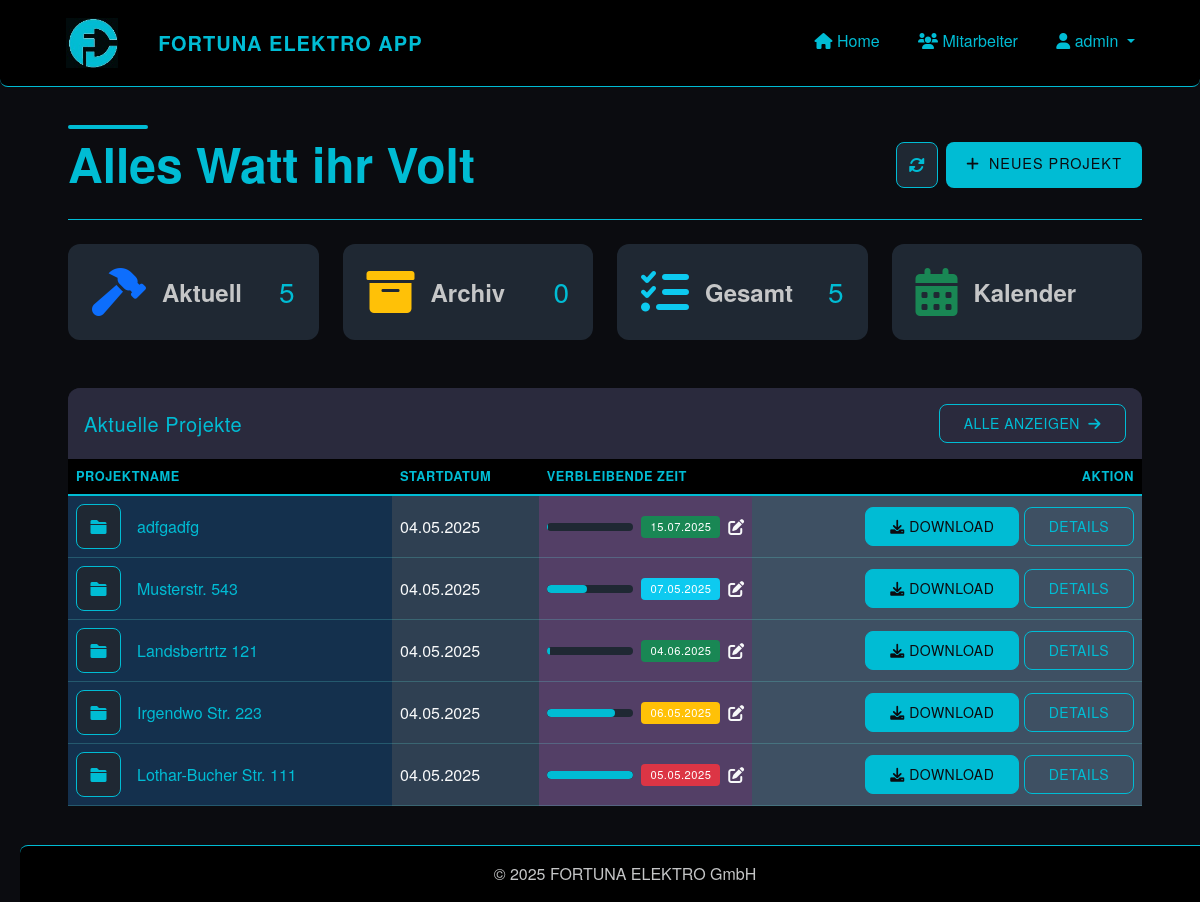
Page / (signed in) on the earlier database version.
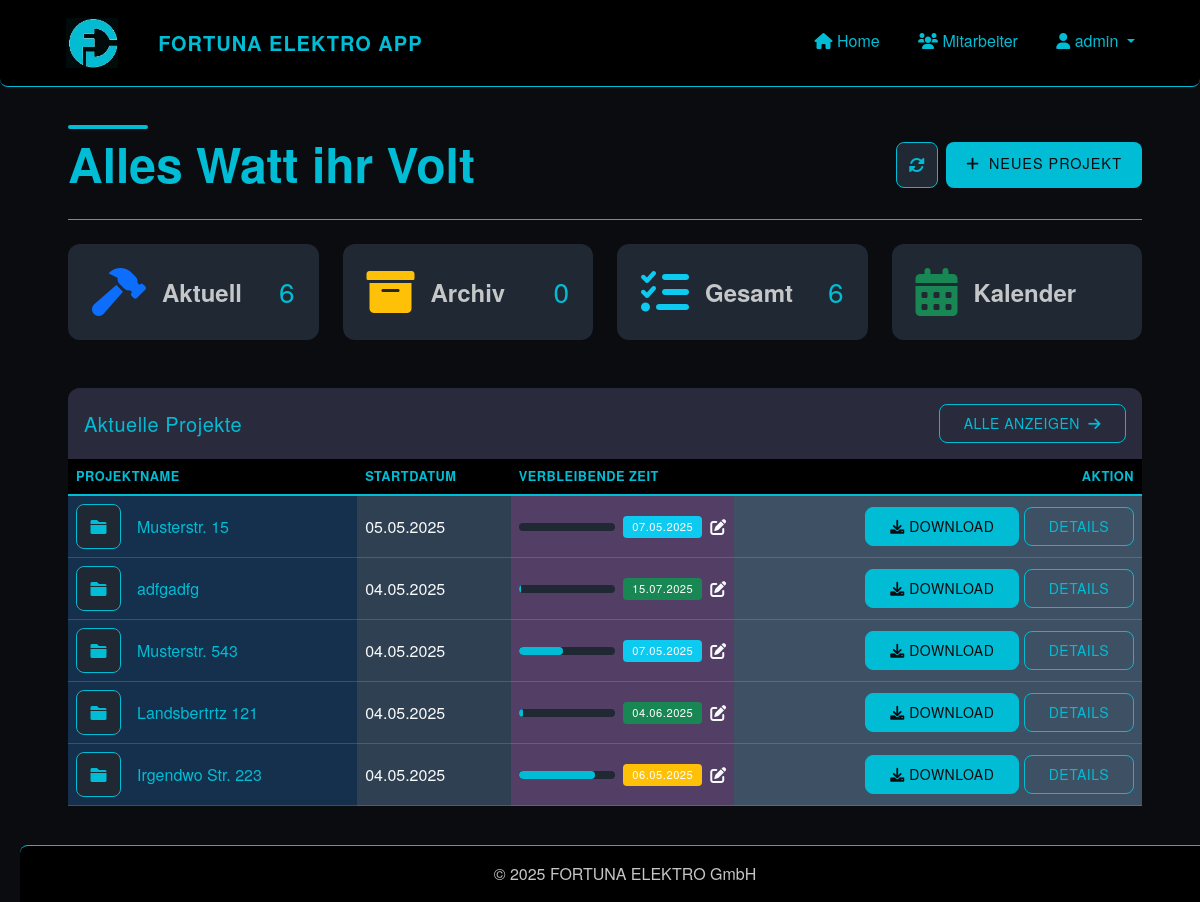
Same page on the later database version.
### app/models/user.py (models this page shows, shortened)
class User(UserMixin, db.Model):
    id = db.Column(db.Integer, primary_key=True)
    username = db.Column(db.String(64), unique=True, nullable=False)
    password_hash = db.Column(db.String(128), nullable=False)
    role = db.Column(db.String(20), nullable=False, default='installateur')  # 'admin' oder 'installateur'
    is_active = db.Column(db.Boolean, default=True)
    created_at = db.Column(db.DateTime, default=datetime.utcnow)
    projects = db.relationship('Project', backref='creator', lazy='dynamic')
    files = db.relationship('File', backref='uploader', lazy='dynamic')
    timesheets = db.relationship('Timesheet', backref='employee', lazy='dynamic')
    def is_admin(self):
        return self.role == 'admin'

### app/models/project.py (models this page shows, shortened)
class Project(db.Model):
    id = db.Column(db.Integer, primary_key=True)
    name = db.Column(db.String(128), nullable=False)  # Adresse als Projektname
    description = db.Column(db.Text)
    start_date = db.Column(db.DateTime, default=datetime.utcnow)
    end_date = db.Column(db.DateTime)
    status = db.Column(db.String(20), default='in_bearbeitung')  # 'in_bearbeitung', 'abgeschlossen', 'archiviert'
    creator_id = db.Column(db.Integer, db.ForeignKey('user.id'))
    files = db.relationship('File', backref='project', lazy='dynamic', cascade='all, delete-orphan')
    timesheets = db.relationship('Timesheet', backref='project', lazy='dynamic', cascade='all, delete-orphan')
    def get_progress_percentage(self):
        if not self.end_date or not self.start_date:
            return 0
        now = datetime.now()
        if now < self.start_date:
            return 0
        if now > self.end_date:
            return 100
        total_duration = (self.end_date - self.start_date).total_seconds()
        elapsed_time = (now - self.start_date).total_seconds()
        if total_duration == 0:
            return 100
        progress = (elapsed_time / total_duration) * 100
        return min(round(progress), 100)  # Ensure we don't exceed 100%
    def get_remaining_hours(self):
        if not self.end_date:
            return None
        now = datetime.now()
        time_diff = self.end_date - now
        total_hours = int(time_diff.total_seconds() / 3600)
        if total_hours < 0:
            return 0
        return total_hours

### app/routes/dashboard.py (the view)
@dashboard.route('/')
@login_required
def index():
    in_progress = Project.query.filter_by(status='in_bearbeitung').order_by(Project.start_date.desc()).all()
    archived = Project.query.filter_by(status='archiviert').order_by(Project.start_date.desc()).all()
    now = datetime.now()
    return render_template(
        'dashboard/index.html',
        title='Dashboard',
        in_progress=in_progress,
        archived=archived,
        now=now  # Add this line to pass the current datetime
    )

### app/templates/dashboard/index.html (shortened to what this page needs)
{% extends "base.html" %}
{% block content %}
<div class="container-fluid py-4">
    <div class="d-flex flex-column flex-md-row justify-content-between align-items-start align-items-md-center mb-4 gap-3">
        <div class="position-relative">
            <div class="dashboard-heading-decoration"></div>
            <h4 class="fw-bold mb-1 display-5 position-relative">Alles Watt ihr Volt</h4>
        </div>
        <div class="d-flex">
            <a href="{{ url_for('dashboard.index') }}" class="btn btn-light me-2 btn-refresh" aria-label="Aktualisieren">
                <i class="fas fa-sync-alt"></i>
            </a>
            <a href="{{ url_for('projects.new_project') }}" class="btn btn-gradient">
                <i class="fas fa-plus me-1"></i> Neues Projekt
            </a>
        </div>
    </div>
<div class="row g-4 mb-5">
    <div class="col-12 col-sm-6 col-lg-3">
        <div class="card h-100 border-0 shadow-hover stat-card custom-stat-card" data-bs-toggle="modal" data-bs-target="#projectsModal" data-tab-target="in-progress-tab">
            <div class="card-body p-4">
                <div class="d-flex align-items-center justify-content-between">
                    <div class="d-flex align-items-center gap-3">
                        <i class="fas fa-hammer fa-3x text-primary"></i>
                        <span class="text-muted fw-bold fs-4">Aktuell</span>
                    </div>
                    <h3 class="mb-0">{{ in_progress|length }}</h3>
                </div>
            </div>
        </div>
    </div>
    <div class="col-12 col-sm-6 col-lg-3">
        <div class="card h-100 border-0 shadow-hover stat-card custom-stat-card" data-bs-toggle="modal" data-bs-target="#projectsModal" data-tab-target="archived-tab">
            <div class="card-body p-4">
                <div class="d-flex align-items-center justify-content-between">
                    <div class="d-flex align-items-center gap-3">
                        <i class="fas fa-archive fa-3x text-warning"></i>
                        <span class="text-muted fw-bold fs-4">Archiv</span>
                    </div>
                    <h3 class="mb-0">{{ archived|length }}</h3>
                </div>
            </div>
        </div>
    </div>
    <div class="col-12 col-sm-6 col-lg-3">
        <div class="card h-100 border-0 shadow-hover stat-card custom-stat-card" data-bs-toggle="modal" data-bs-target="#projectsModal" data-tab-target="all-tab">
            <div class="card-body p-4">
                <div class="d-flex align-items-center justify-content-between">
                    <div class="d-flex align-items-center gap-3">
                        <i class="fas fa-tasks fa-3x text-info"></i>
                        <span class="text-muted fw-bold fs-4">Gesamt</span>
                    </div>
                    <h3 class="mb-0">{{ (in_progress|length) + (completed|length) + (archived|length) }}</h3>
                </div>
            </div>
        </div>
    </div>
    <div class="col-12 col-sm-6 col-lg-3">
        <div class="card h-100 border-0 shadow-hover stat-card custom-stat-card" data-bs-toggle="modal" data-bs-target="#projectsModal" data-tab-target="calendar-tab">
            <div class="card-body p-4">
                <div class="d-flex align-items-center justify-content-between">
                    <div class="d-flex align-items-center gap-3">
                        <i class="fas fa-calendar-alt fa-3x text-success"></i>
                        <span class="text-muted fw-bold fs-4">Kalender</span>
                    </div>
                </div>
            </div>
        </div>
    </div>
</div>
<div class="row mb-4">
    <div class="col-12">
        <div class="card border-0 shadow-hover aktuelle-projekte">
            <div class="card-header border-0 py-3">
                <div class="d-flex justify-content-between align-items-center">
                    <h5 class="mb-0">Aktuelle Projekte</h5>
                    <button class="btn btn-sm btn-outline-primary" data-bs-toggle="modal" data-bs-target="#projectsModal">
                        Alle anzeigen <i class="fas fa-arrow-right ms-1"></i>
                    </button>
                </div>
            </div>
            <div class="card-body p-0">
                {% if in_progress %}
                <div class="table-responsive">
                    <table class="table table-hover align-middle mb-0">
                        <thead>
                            <tr>
                                <th>Projektname</th>
                                <th class="d-none d-md-table-cell">Startdatum</th>
                                <th class="d-none d-lg-table-cell">Verbleibende Zeit</th>
                                <th class="text-end">Aktion</th>
                            </tr>
                        </thead>
                        <tbody>
                            {% for project in in_progress[:5] %}
                                <tr>
                                    <td style="background-color: #14304d">
                                        <div class="d-flex align-items-center">
                                            <div class="project-icon me-3">
                                                <i class="fas fa-folder" style="color: var(--accent);"></i>
                                            </div>
                                            <div>
                                                <h6 class="mb-0">{{ project.name }}</h6>
                                            </div>
                                        </div>
                                    </td>
                                    <td class="d-none d-md-table-cell text-light" style="background-color: #2f4052">{{ project.start_date.strftime('%d.%m.%Y') }}</td>
                                    <td class="d-none d-lg-table-cell" style="background-color: #533f66">
                                        {% if project.end_date %}
                                            <div class="d-flex align-items-center">
                                                <div class="progress flex-grow-1 me-2" style="height: 8px; background-color: var(--primary-light);">
                                                    <div class="progress-bar" role="progressbar"
                                                         style="width: {{ project.get_progress_percentage() }}%; background-color: var(--accent);"
                                                         aria-valuenow="{{ project.get_progress_percentage() }}" aria-valuemin="0" aria-valuemax="100"></div>
                                                </div>
                                                <div class="d-flex align-items-center">
                                                    <span class="badge countdown-badge
                                                        {% if not project.end_date %}
                                                            bg-secondary
                                                        {% elif project.get_remaining_hours() > 168 %}
                                                            bg-success
                                                        {% elif project.get_remaining_hours() > 24 %}
                                                            bg-info
                                                        {% elif project.get_remaining_hours() > 0 %}
                                                            bg-warning
                                                        {% else %}
                                                            bg-danger
                                                        {% endif %}">
                                                        {% if project.get_remaining_hours() is not none %}
                                                        {% if project.end_date %}
                                                        {{ project.end_date.strftime('%d.%m.%Y') }}
                                                        {% else %}
                                                            Kein Enddatum
                                                        {% endif %}
                                                        {% else %}
                                                            Kein Enddatum
                                                        {% endif %}
                                                    </span>
                                                    <a href="#" class="ms-2" data-bs-toggle="modal" data-bs-target="#changeEndDateModal_{{ project.id }}" title="Enddatum ändern">
                                                        <i class="fas fa-edit text-light"></i>
                                                    </a>
                                                </div>
                                            </div>
                                        {% endif %}
                                    </td>
                                    <td class="text-end" style="background-color: #3e5063">
                                        <a href="{{ url_for('files.download_project', project_id=project.id) }}" class="btn btn-sm btn-primary">
                                            <i class="fas fa-download"></i> Download
                                        </a>
                                        <a href="{{ url_for('projects.view_project', project_id=project.id) }}" class="btn btn-sm btn-outline-primary">
                                            Details
                                        </a>
                                    </td>
                                </tr>
                            {% endfor %}
                        </tbody>
                    </table>
                </div>
                {% endif %}
            </div>
        </div>
    </div>
</div>
                        {% set all_projects = in_progress + archived %}
{% endblock %}

### app/templates/base.html (shortened to what this page needs)
<!DOCTYPE html>
<html lang="de">
<head>
    <link href="https://cdn.jsdelivr.net/npm/bootstrap@5.3.0/dist/css/bootstrap.min.css" rel="stylesheet">
    <link rel="stylesheet" href="https://cdn.jsdelivr.net/npm/bootstrap-icons@1.11.1/font/bootstrap-icons.css">
    <link rel="stylesheet" href="https://cdnjs.cloudflare.com/ajax/libs/font-awesome/6.0.0/css/all.min.css">
    <link rel="stylesheet" href="{{ url_for('static', filename='css/style.css') }}">
</head>
<body>
<nav class="navbar navbar-expand-lg navbar-dark mb-4">
    <div class="container position-relative">
        <a class="navbar-brand d-flex align-items-center" href="{{ url_for('dashboard.index') }}">
            <img src="{{ url_for('static', filename='img/logo.jpg') }}" alt="Fortuna Elektro Logo"
                 style="height: 50px; width: auto; max-height: 90%; margin-right: 40px; margin-left: 30px;">
            <span style="color: var(--accent)">FORTUNA ELEKTRO APP</span>
        </a>
        <div class="collapse navbar-collapse" id="navbarNav">
            <ul class="navbar-nav ms-auto">
                {% if current_user.is_authenticated %}
                    <li class="nav-item">
                        <a class="nav-link" href="{{ url_for('dashboard.index') }}">
                            <i class="fas fa-home"></i> Home
                        </a>
                    </li>
                    {% if current_user.is_admin() %}
                        <li class="nav-item">
                            <a class="nav-link" href="{{ url_for('admin.list_users') }}">
                                <i class="fas fa-users"></i> Mitarbeiter
                            </a>
                        </li>
                    {% endif %}
                    <li class="nav-item dropdown">
                        <a class="nav-link dropdown-toggle" href="#" role="button" data-bs-toggle="dropdown">
                            <i class="fas fa-user"></i> {{ current_user.username }}
                        </a>
                    </li>
                {% else %}
                    <li class="nav-item">
                        <a class="nav-link" href="{{ url_for('auth.login') }}">
                            <i class="fas fa-sign-in-alt"></i> Anmelden
                        </a>
                    </li>
                {% endif %}
            </ul>
        </div>
    </div>
</nav>
    <div class="container mb-5">
        {% block content %}{% endblock %}
    </div>
    <footer class="footer mt-auto py-3">
        <div class="container text-center">
            <span class="text-muted">&copy; 2025 FORTUNA ELEKTRO GmbH</span>
        </div>
    </footer>
</body>
</html>

Differences in the rows shown:
no longer on this page (row edited): Project: name "Lothar-Bucher Str. 111", start_date "04.05.2025", end_date "05.05.2025"
added Project: name "Musterstr. 15", start_date "05.05.2025", end_date "07.05.2025"
Other differences:
{{ in_progress|length }}: "5" → "6"
{{ (in_progress|length) + (completed|length) + (archived|length) }}: "5" → "6"
